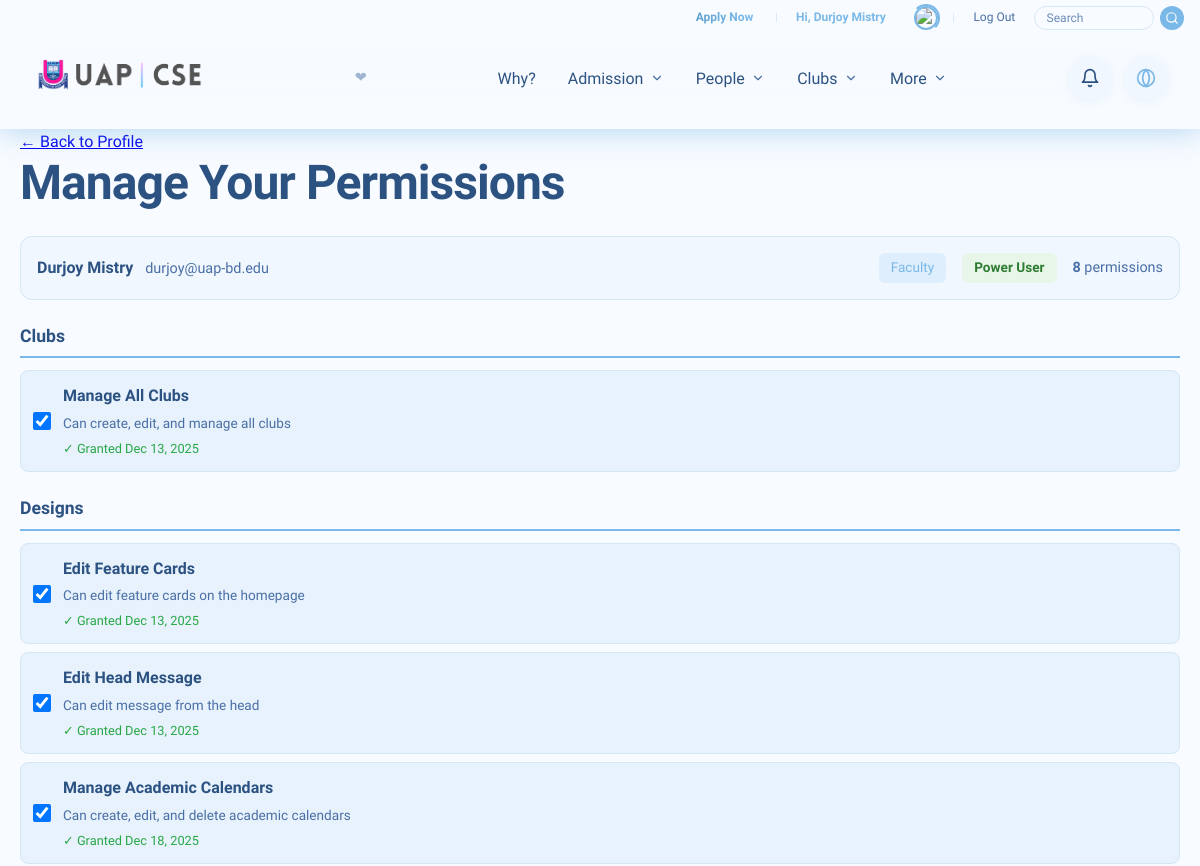
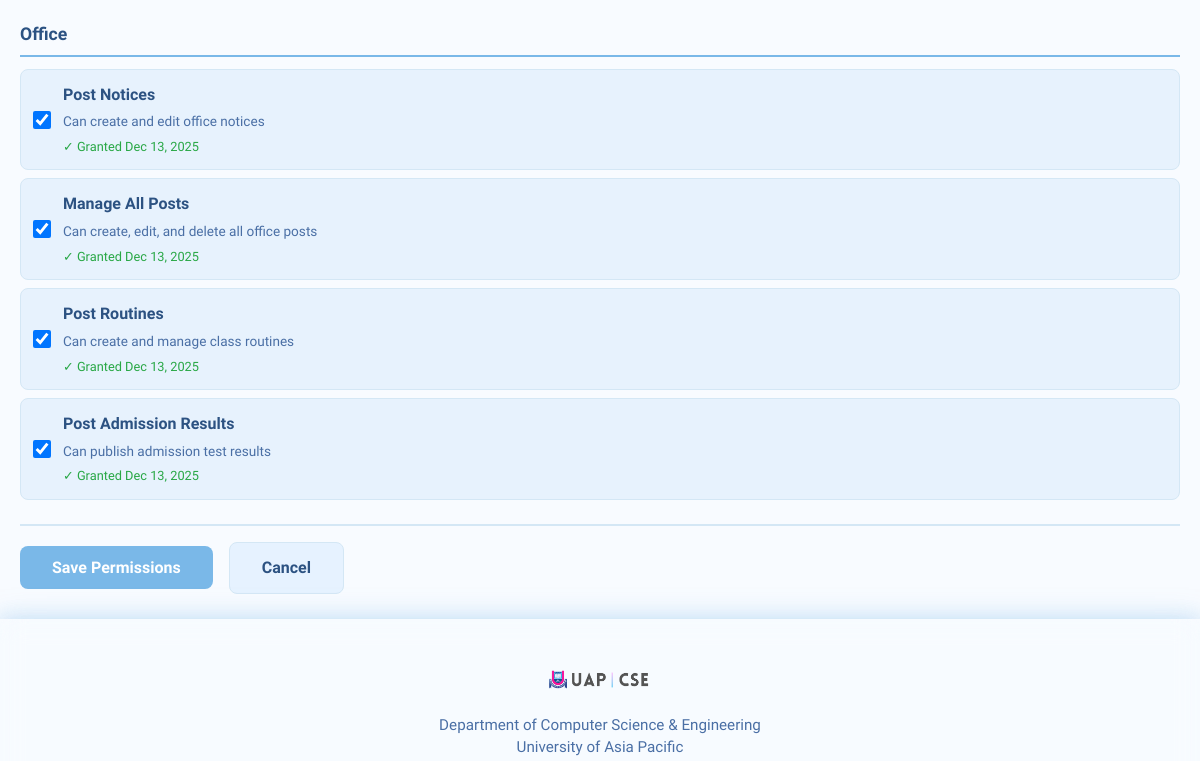
The page /people/manage-permissions/self/ (signed in, upper part) on the database as committed earlier (2 pictures, top to bottom).
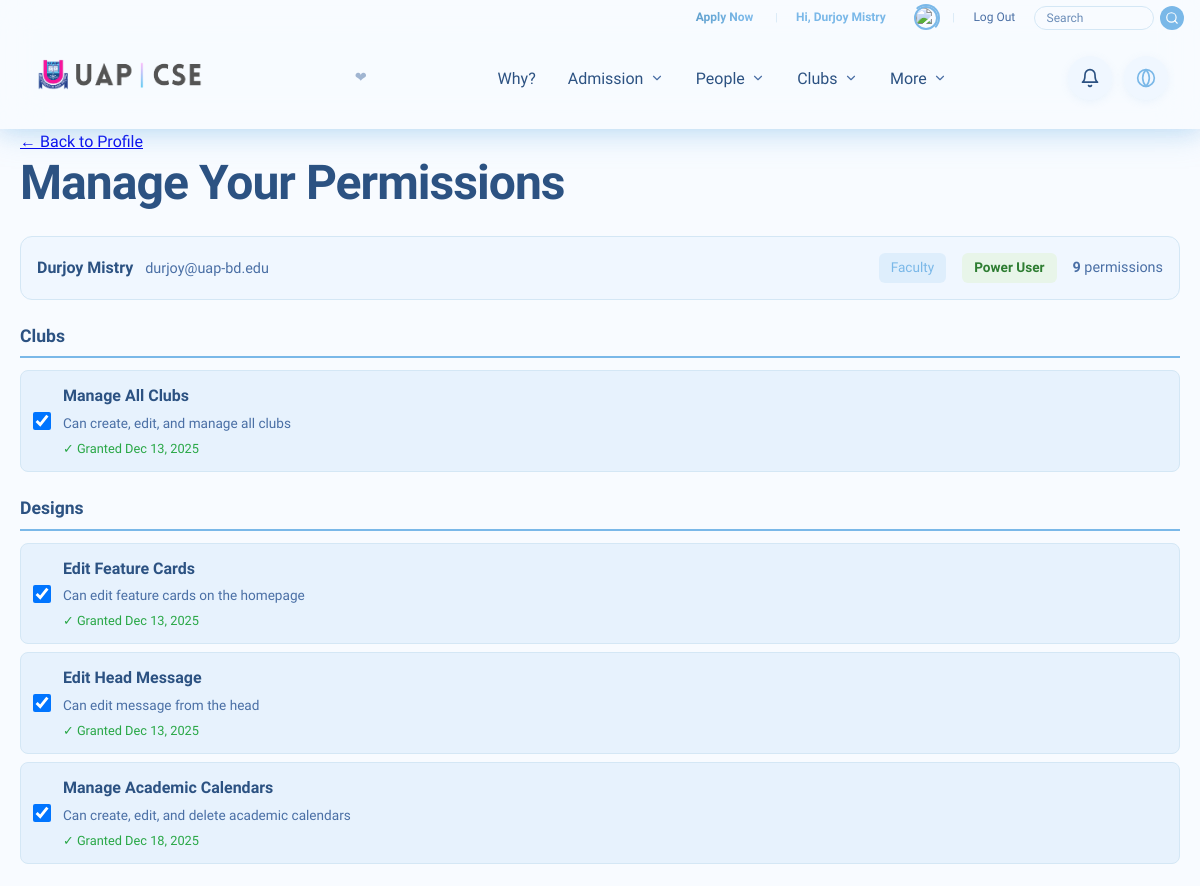
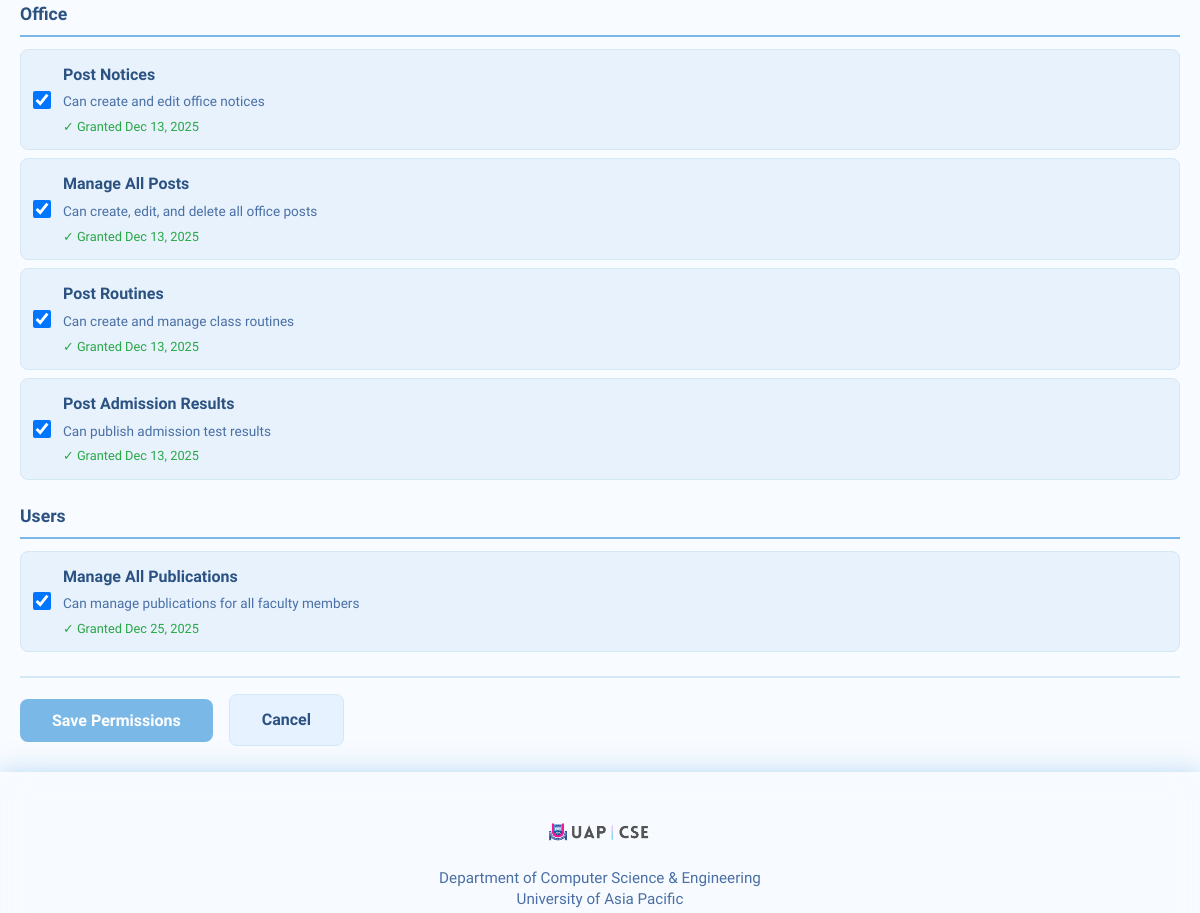
The same page on the database as committed later (2 pictures, top to bottom).
### people/models.py (models this page shows, shortened)
class Permission(models.Model):
    CATEGORY_CHOICES = [
        ('office', 'Office'),
        ('clubs', 'Clubs'),
        ('designs', 'Designs'),
        ('users', 'User Management'),
        ('academics', 'Academics'),
    ]
    codename = models.CharField(
        max_length=100,
        unique=True,
        help_text="Unique permission codename (e.g., 'post_notices')"
    )
    name = models.CharField(
        max_length=255,
        help_text="Human-readable permission name"
    )
    description = models.TextField(
        blank=True,
        null=True,
        help_text="Detailed description of what this permission allows"
    )
    category = models.CharField(
        max_length=50,
        choices=CATEGORY_CHOICES,
        blank=True,
        null=True,
        help_text="Permission category for organization"
    )
    requires_role = models.JSONField(
        default=list,
        blank=True,
        help_text="List of user_types that can have this permission (empty = any role)"
    )
    priority = models.PositiveIntegerField(
        default=100,
        help_text="Display priority (lower = more important)"
    )
    is_active = models.BooleanField(
        default=True,
        help_text="Whether this permission is currently active"
    )
    created_at = models.DateTimeField(
        auto_now_add=True
    )
    class Meta:
        verbose_name = 'Permission'
        verbose_name_plural = 'Permissions'
        ordering = ['category', 'priority', 'name']
        indexes = [
            models.Index(fields=['codename']),
            models.Index(fields=['category', 'is_active']),
        ]

class UserPermission(models.Model):
    user = models.ForeignKey(
        'BaseUser',
        on_delete=models.CASCADE,
        related_name='granted_permissions',
        help_text="User who has this permission"
    )
    permission = models.ForeignKey(
        Permission,
        on_delete=models.CASCADE,
        related_name='user_grants',
        help_text="Permission being granted"
    )
    granted_by = models.ForeignKey(
        'BaseUser',
        on_delete=models.SET_NULL,
        null=True,
        related_name='permissions_granted',
        help_text="User who granted this permission"
    )
    granted_at = models.DateTimeField(
        auto_now_add=True,
        help_text="When this permission was granted"
    )
    revoked_by = models.ForeignKey(
        'BaseUser',
        on_delete=models.SET_NULL,
        null=True,
        blank=True,
        related_name='permissions_revoked',
        help_text="User who revoked this permission"
    )
    revoked_at = models.DateTimeField(
        null=True,
        blank=True,
        help_text="When this permission was revoked"
    )
    is_active = models.BooleanField(
        default=True,
        help_text="Whether this permission grant is currently active"
    )
    notes = models.TextField(
        blank=True,
        null=True,
        max_length=500,
        help_text="Optional notes about why this permission was granted/revoked"
    )
    class Meta:
        verbose_name = 'User Permission'
        verbose_name_plural = 'User Permissions'
        ordering = ['-granted_at']
        constraints = [
            models.UniqueConstraint(
                fields=['user', 'permission'],
                condition=models.Q(is_active=True),
                name='unique_active_user_permission'
            )
        ]
        indexes = [
            models.Index(fields=['user', 'is_active']),
            models.Index(fields=['permission', 'is_active']),
            models.Index(fields=['granted_by', 'granted_at']),
        ]

### people/views.py (the view, shortened to what this page needs)
# urls.py: path('manage-permissions/self/', views.manage_user_permissions, {'user_id': 'self'}, name='manage_own_permissions'),
@login_required
def manage_user_permissions(request, user_id=None):
    if not request.user.is_power_user:
        messages.error(request, 'Only power users can manage permissions.')
        return redirect('people:user_profile')
    if user_id == 'self' or user_id is None:
        target_user = request.user
    elif isinstance(user_id, (int, str)) and str(user_id).isdigit() and int(user_id) == request.user.id:
        target_user = request.user
    else:
        target_user = get_object_or_404(BaseUser, pk=user_id, is_active=True)
    all_permissions = Permission.objects.filter(
        is_active=True
    ).exclude(codename='manage_user_permissions').order_by('category', 'priority', 'name')
    permissions_by_category = {}
    for perm in all_permissions:
        category = perm.category or 'other'
        if category not in permissions_by_category:
            permissions_by_category[category] = []
        permissions_by_category[category].append(perm)
    user_permissions = UserPermission.objects.filter(
        user=target_user,
        is_active=True
    ).select_related('permission', 'granted_by')
    user_permission_codenames = set(up.permission.codename for up in user_permissions)
    permission_status = {}
    for up in user_permissions:
        permission_status[up.permission.codename] = {
            'granted': True,
            'granted_by': up.granted_by,
            'granted_at': up.granted_at,
            'user_permission': up,
        }
    context = {
        'target_user': target_user,
        'permissions_by_category': permissions_by_category,
        'user_permission_codenames': user_permission_codenames,
        'permission_status': permission_status,
    }
    return render(request, 'people/manage_user_permissions.html', context)

### clubs/context_processors.py (called while the page is built)
def clubs(request):
    clubs = Club.objects.all().order_by('sl', 'name')
    return {
        'clubs': clubs
    }

### designs/context_processors.py (called while the page is built)
def admission_elements(request):
    admission_elements = AdmissionElement.objects.all().order_by('sl')
    return {
        'admission_elements': admission_elements
    }

### people/templatetags/user_filters.py (called while the page is built, shortened)
@register.filter
def greeting_name(user):
    if not user or not user.is_authenticated:
        return user.email if user else ""
    full_name = None
    if hasattr(user, 'faculty_profile') and user.faculty_profile:
        full_name = user.faculty_profile.name
    elif hasattr(user, 'staff_profile') and user.staff_profile:
        full_name = user.staff_profile.name
    elif hasattr(user, 'officer_profile') and user.officer_profile:
        full_name = user.officer_profile.name
    elif hasattr(user, 'club_member_profile') and user.club_member_profile:
        full_name = user.club_member_profile.name
    if not full_name:
        full_name = user.get_full_name() or user.first_name or ""
    if not full_name:
        return user.email
    full_name = ' '.join(full_name.strip().split())
    return full_name

@register.filter
def cache_bust(url, obj=None):
    if not url:
        return url

### templates/people/manage_user_permissions.html (shortened to what the changed rows need)
{% extends 'base.html' %}
{% load static %}
{% load user_filters %}
{% block content %}
<div class="container">
    <section class="user-profile-page">
        <div class="profile-header">
            <h1 class="page-title">
                {% if target_user.id == user.id %}
                    Manage Your Permissions
                {% else %}
                    Manage Permissions for {{ target_user.email }}
                {% endif %}
            </h1>
        </div>
        <div class="user-info-card" style="background: var(--bg-secondary); border: 1px solid var(--border-color); border-radius: 12px; padding: 1rem; margin-bottom: 1.5rem;">
            <div style="display: flex; justify-content: space-between; align-items: center; flex-wrap: wrap; gap: 1rem;">
                <div style="display: flex; gap: 1rem; align-items: center;">
                    <span style="color: var(--text-secondary); font-size: 0.9rem;">
                        <strong>{{ user_permission_codenames|length }}</strong> permissions
                    </span>
                </div>
            </div>
        </div>
        <form method="post" action="{% if target_user.id == user.id %}{% url 'people:manage_own_permissions' %}{% else %}{% url 'people:manage_user_permissions' target_user.id %}{% endif %}">
            <div class="permissions-form">
                {% for category, permissions in permissions_by_category.items %}
                    <div class="permission-category" style="margin-bottom: 1.5rem;">
                        <h3 style="margin: 0 0 0.75rem 0; padding-bottom: 0.5rem; border-bottom: 2px solid var(--color-primary); color: var(--text-primary); font-size: 1.1rem;">
                            {{ category|title }}
                        </h3>
                        <div class="permissions-list" style="display: grid; gap: 0.5rem;">
                            {% for permission in permissions %}
                                {% with is_granted=permission.codename|in_list:user_permission_codenames %}
                                <div class="permission-item" style="display: flex; align-items: center; gap: 0.75rem; padding: 0.75rem; border: 1px solid var(--border-color); border-radius: 8px; background: {% if is_granted %}color-mix(in srgb, var(--color-primary) 8%, var(--bg-secondary)){% else %}var(--bg-secondary){% endif %}; transition: all 0.2s;">
                                    <input
                                        type="checkbox"
                                        name="permissions"
                                        value="{{ permission.codename }}"
                                        id="perm_{{ permission.codename }}"
                                        {% if is_granted %}checked{% endif %}
                                        style="width: 18px; height: 18px; cursor: pointer; flex-shrink: 0;"
                                    >
                                    <label for="perm_{{ permission.codename }}" style="flex: 1; cursor: pointer; margin: 0;">
                                        <div style="font-weight: 600; color: var(--text-primary); margin-bottom: 0.25rem;">
                                            {{ permission.name }}
                                        </div>
                                        {% if permission.description %}
                                            <div style="color: var(--text-secondary); font-size: 0.85rem;">
                                                {{ permission.description }}
                                            </div>
                                        {% endif %}
                                        {% if is_granted %}
                                            {% with status=permission_status|get_item:permission.codename %}
                                                <div style="margin-top: 0.25rem; color: #28a745; font-size: 0.8rem;">
                                                    ✓ Granted {{ status.granted_at|date:"M d, Y" }}
                                                </div>
                                            {% endwith %}
                                        {% endif %}
                                    </label>
                                </div>
                                {% endwith %}
                            {% endfor %}
                        </div>
                    </div>
                {% endfor %}
            </div>
        </form>
    </section>
</div>
{% endblock %}

Rows that differ between the two databases and show on the page:
added Permission: category "Users", permissions "☑", name "Manage All Publications", description "Can manage publications for all faculty members"
added UserPermission: granted_at "Dec 25, 2025"
Other text that changed with them:
{{ user_permission_codenames|length }}: "8" → "9"
